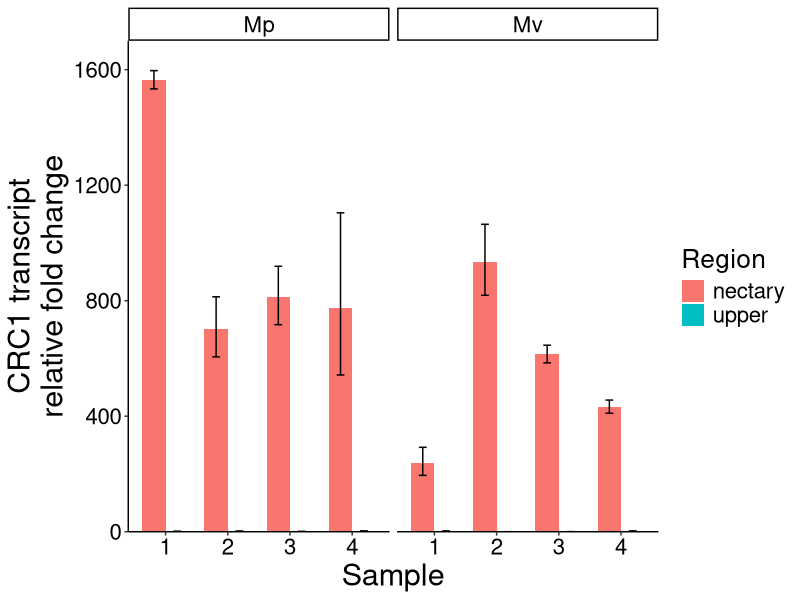
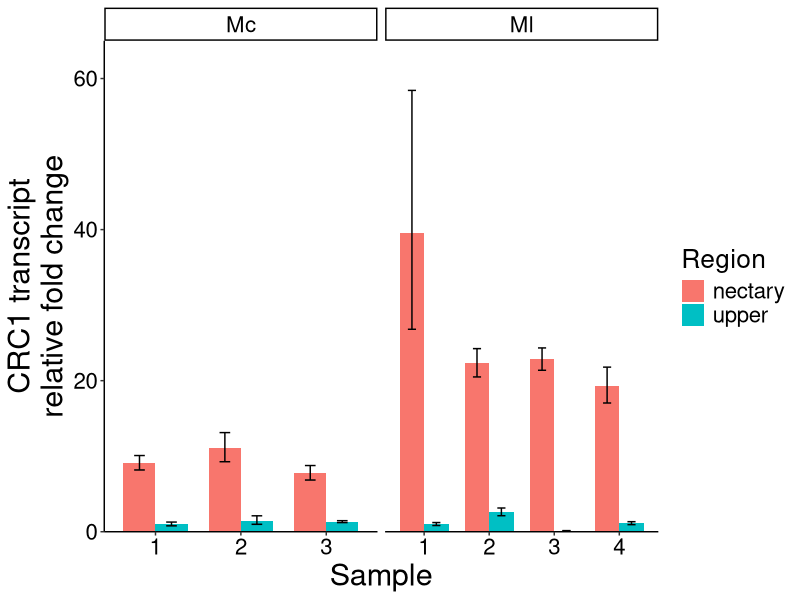
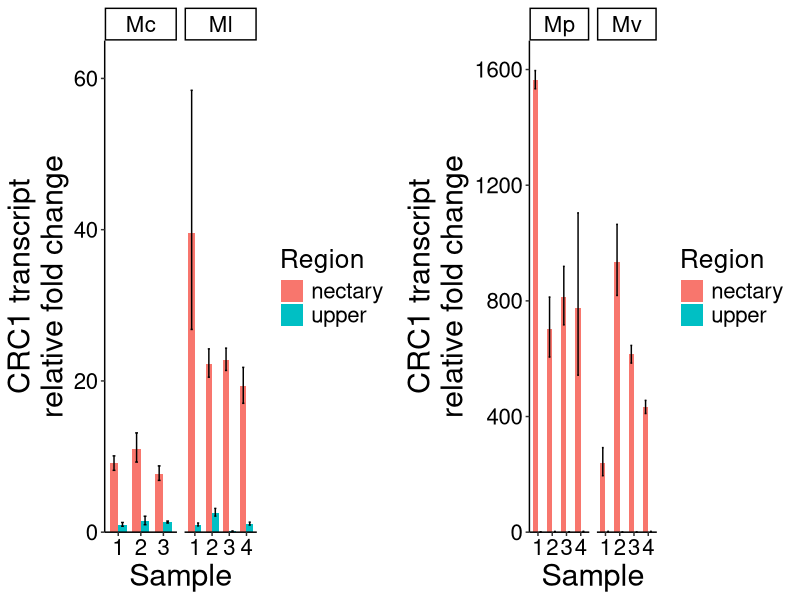
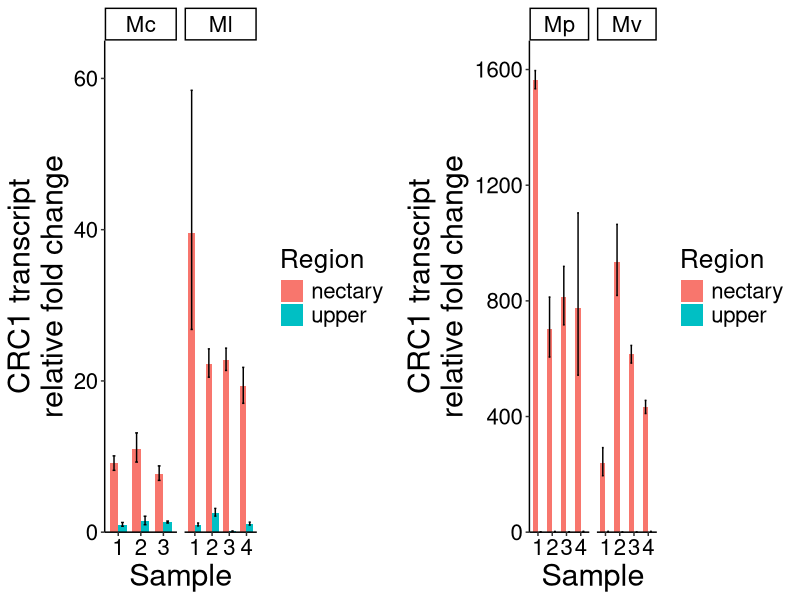

Recreate these plots in R, in order.
#if(!require(devtools)) install.packages("devtools")
#devtools::install_github("kassambara/ggpubr")


library(ggplot2)
setwd("~/Desktop/Kramer Lab/R")
#ddcq calculated with average of the three technical duplicate cq values per primer

deltadeltaCRC1 <- read.csv("MqPCR_CRC1.csv")
deltadeltaCRC1 <- deltadeltaCRC1[c(1:30),c(1,5,10,12,13,14,15,16)]
colnames(deltadeltaCRC1) <- c("Sample","Target","ddCq", "plus","minus","species","region","number")
deltadeltaCRC1$number <- factor(deltadeltaCRC1$number)
show(deltadeltaCRC1)
# deltadeltaCRC1$plus <- log2(deltadeltaCRC1$plus)
# deltadeltaCRC1$minus <- log2(deltadeltaCRC1$minus)
# deltadeltaCRC1$ddCq <- log2(deltadeltaCRC1$ddCq)
# deltadeltaCRC1$line <- as.factor(substring(deltadeltaCRC1$sample, 2,2))
# deltadeltaCRC1$Tissue <- as.factor(substring(deltadeltaCRC1$sample, 0, 1))
# deltadeltaCRC1$seedling <- as.factor(substring(deltadeltaCRC1$seedling, 6, 15))
# levels(deltadeltaCRC1$line) <- c("M","E")
# deltadeltaCRC1$new = factor(deltadeltaCRC1$Target, levels=c("HXK1-1","HXK1-2"), labels=c("HXK1 5'","HXK1 3'"))
# strength <- c("+","+","-","-","+","+","-","-","-","-","+","+")
# deltadeltaCRC1$strength <- as.factor(strength)

#GGplot for Mc and Ml
ggplotMcMl <- ggplot(subset(deltadeltaCRC1, deltadeltaCRC1$species == "Mc" | deltadeltaCRC1$species == "Ml"),
       aes(x=number, y=ddCq, fill=region))+
  geom_col(width = 0.75, position = "dodge")+
  geom_errorbar(aes(x=number, ymin=minus, ymax=plus),
                position = position_dodge(width = 0.75), width=0.25,color="black")+
  theme_classic()+
  # theme_presentation()+
  xlab("Sample")+ylab("CRC1 transcript\nrelative fold change")+
  scale_y_continuous(expand = c(0,0), limits = c(0,65))+
  # scale_fill_manual(values=c("#F3756C","#009ADE","#39B600"),
  #                   labels=c("Nectary","Middle","Blade"))+
  facet_grid(.~species, scales = "free")+
  # scale_fill_manual(values=c("#F3756C","#009ADE"))+
  theme(
    legend.title = element_text(colour="black",size=19),
    legend.text = element_text(colour="black",size=16),
    axis.title = element_text(colour="black",size=22),
    axis.text = element_text(colour="black",size=16),
    strip.text = element_text(colour="black",size=16),
    # legend.position="none",
    # axis.title.x=element_blank(),
    # axis.text.x = element_text(angle = 50, hjust = 1, vjust=1)
  )+
  labs(fill="Region")

#GGplot for Mp and Mv
ggplotMpMv <- ggplot(subset(deltadeltaCRC1, deltadeltaCRC1$species == "Mp" | deltadeltaCRC1$species == "Mv"),
       aes(x=number, y=ddCq, fill=region))+
  geom_col(width = 0.75, position = "dodge")+
  geom_errorbar(aes(x=number, ymin=minus, ymax=plus),
                position = position_dodge(width = 0.75), width=0.25,color="black")+
  theme_classic()+
  # theme_presentation()+
  xlab("Sample")+ylab("CRC1 transcript\nrelative fold change")+
  scale_y_continuous(expand = c(0,0), limits = c(0,1700))+
  # scale_fill_manual(values=c("#F3756C","#009ADE","#39B600"),
  #                   labels=c("Nectary","Middle","Blade"))+
  facet_grid(.~species, scales = "free")+
  # scale_fill_manual(values=c("#F3756C","#009ADE"))+
  theme(
    legend.title = element_text(colour="black",size=19),
    legend.text = element_text(colour="black",size=16),
    axis.title = element_text(colour="black",size=22),
    axis.text = element_text(colour="black",size=16),
    strip.text = element_text(colour="black",size=16),
    # legend.position="none",
    # axis.title.x=element_blank(),
    # axis.text.x = element_text(angle = 50, hjust = 1, vjust=1)
  )+
  labs(fill="Region")

show(ggplotMpMv)
show(ggplotMcMl)

install.packages("ggpubr")
library(ggpubr)
ggarrange(ggplotMcMl,ggplotMpMv)

ggsave(filename = "CRC1.pdf", height = 5.625, width = 12)

